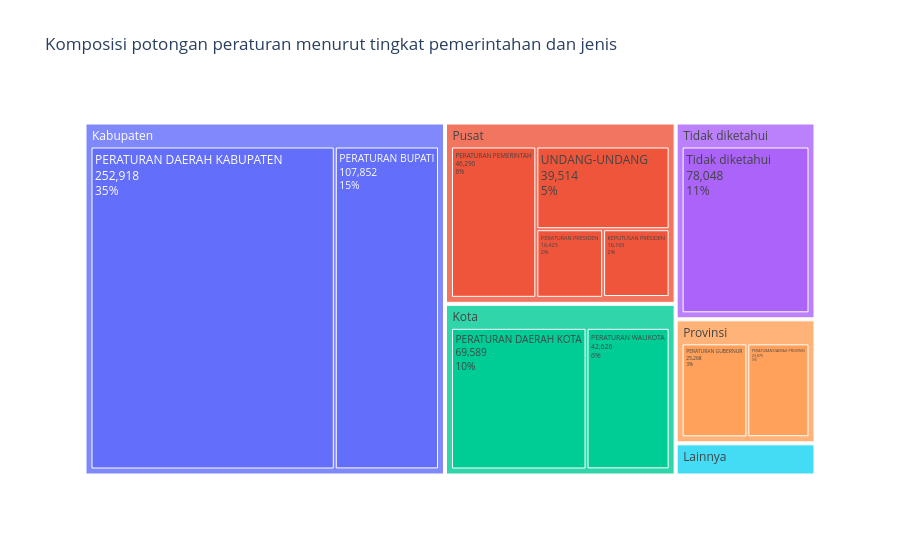

The code cell stored with this chart in its notebook:
### Code cell
# Visualisasi 4: Komposisi jenis peraturan (treemap tingkat -> jenis)
komposisi = (df.group_by('tingkat', 'jenis_regulasi').agg(pl.len().alias('jumlah_pasal'))
             .sort('jumlah_pasal', descending=True))
fig4 = px.treemap(komposisi, path=['tingkat', 'jenis_regulasi'], values='jumlah_pasal',
                  title='Komposisi potongan peraturan menurut tingkat pemerintahan dan jenis')
fig4.update_traces(textinfo='label+value+percent root')
fig4.write_html(FIG_DIR / 'v4_komposisi_jenis.html', include_plotlyjs='cdn')
fig4.show()

### Figure 1 — Plotly figure (JSON) as saved in the notebook; plotly's stock layout.template omitted (floating-point values rounded to 4 significant figures)
{"data": [{"branchvalues": "total", "domain": {"x": [0, 1], "y": [0, 1]}, "hovertemplate": "labels=%{label}<br>jumlah_pasal=%{value}<br>parent=%{parent}<br>id=%{id}<extra></extra>", "ids": ["Pusat/PERATURAN PEMERINTAH", "Lainnya/KEPUTUSAN KEPALA", "Kabupaten/PERATURAN DAERAH KABUPATEN", "Tidak diketahui/Tidak diketahui", "Kota/KEPUTUSAN WALIKOTA", "Provinsi/PERATURAN DAERAH PROVINSI", "Kota/PERATURAN DAERAH KOTA", "Lainnya/SURAT EDARAN", "Lainnya/PERATURAN DAERAH", "Pusat/UNDANG-UNDANG", "Provinsi/KEPUTUSAN GUBERNUR", "Pusat/PERATURAN PRESIDEN", "Pusat/KEPUTUSAN PRESIDEN", "Pusat/PERATURAN BI", "Kabupaten/PERATURAN BUPATI", "Kabupaten/KEPUTUSAN BUPATI", "Pusat/PERATURAN MENTERI", "Pusat/PERATURAN PEMERINTAH PENGGANTI UNDANG-UNDANG", "Provinsi/PERATURAN GUBERNUR", "Kota/PERATURAN WALIKOTA", "Pusat/INSTRUKSI PRESIDEN", "Pusat/UNDANG-UNDANG DASAR", "Provinsi", "Tidak diketahui", "Kabupaten", "Lainnya", "Kota", "Pusat"], "labels": ["PERATURAN PEMERINTAH", "KEPUTUSAN KEPALA", "PERATURAN DAERAH KABUPATEN", "Tidak diketahui", "KEPUTUSAN WALIKOTA", "PERATURAN DAERAH PROVINSI", "PERATURAN DAERAH KOTA", "SURAT EDARAN", "PERATURAN DAERAH", "UNDANG-UNDANG", "KEPUTUSAN GUBERNUR", "PERATURAN PRESIDEN", "KEPUTUSAN PRESIDEN", "PERATURAN BI", "PERATURAN BUPATI", "KEPUTUSAN BUPATI", "PERATURAN MENTERI", "PERATURAN PEMERINTAH PENGGANTI UNDANG-UNDANG", "PERATURAN GUBERNUR", "PERATURAN WALIKOTA", "INSTRUKSI PRESIDEN", "UNDANG-UNDANG DASAR", "Provinsi", "Tidak diketahui", "Kabupaten", "Lainnya", "Kota", "Pusat"], "name": "", "parents": ["Pusat", "Lainnya", "Kabupaten", "Tidak diketahui", "Kota", "Provinsi", "Kota", "Lainnya", "Lainnya", "Pusat", "Provinsi", "Pusat", "Pusat", "Pusat", "Kabupaten", "Kabupaten", "Pusat", "Pusat", "Provinsi", "Kota", "Pusat", "Pusat", "", "", "", "", "", ""], "textinfo": "label+value+percent root", "type": "treemap", "values": [46290.0, 61.0, 252900.0, 78050.0, 46.0, 23880.0, 69590.0, 169.0, 12530.0, 39510.0, 31.0, 16420.0, 16160.0, 42.0, 107900.0, 30.0, 26.0, 6.0, 25270.0, 42630.0, 43.0, 79.0, 49170.0, 78050.0, 360800.0, 12760.0, 112300.0, 118600.0]}], "layout": {"legend": {"tracegroupgap": 0}, "title": {"text": "Komposisi potongan peraturan menurut tingkat pemerintahan dan jenis"}}}
